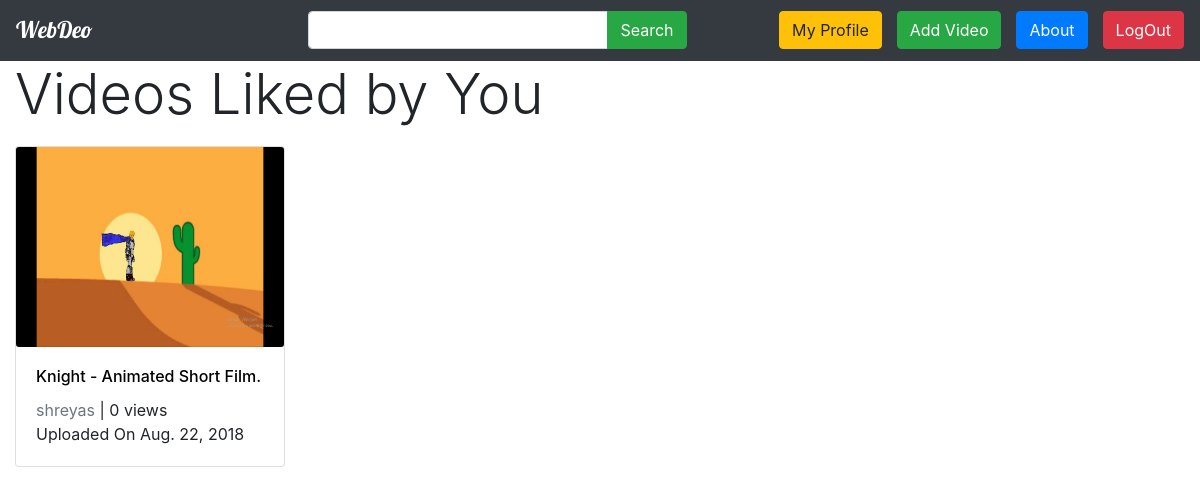
Page /liked/videos/ (signed in) on the committed database.
### videos/models.py (models this page shows, shortened)
class Like (models.Model):
    user = models.ForeignKey (User, on_delete=models.CASCADE)
    video = models.ForeignKey (Video, on_delete=models.CASCADE)
    date_time = models.DateTimeField (auto_now_add=True)

class Video (models.Model):
    thumbnail = models.ImageField (upload_to='thumbnails/', default=None)
    title = models.CharField (max_length=40)
    video = models.FileField (upload_to='videos/', validators=[FileExtensionValidator (allowed_extensions=['mp4'])])
    description = models.TextField ()
    date = models.DateField (auto_now_add=True)
    time = models.TimeField (auto_now_add=True)
    views = models.IntegerField (default=0)
    admin = models.ForeignKey (User, on_delete=models.CASCADE)

### videos/views.py (the view)
@login_required (login_url='videos:login')
def liked_videos(request):
    likes = Like.objects.filter (user=request.user)
    return render (request, 'videos/like.html', {'likes': likes})

### videos/templates/videos/like.html
{% extends "videos/base.html" %}
{% block body %}
<div class="container-fluid">
    <h3 class="display-4">Videos Liked by You</h3>
    <div class="row">
        {% for like in likes %}
            <div class="col-lg-3 col-md-4 col-sm-6">
                <a href="{% url 'videos:detail' like.video.id %}" style="text-decoration:none; color:black;">
                    <div class="card" style="margin-top:10px;">
                        <img src="{{ like.video.thumbnail.url }}" alt="video-thumbnail" class="card-img img-fluid" style="height:200px;">
                        <div class="card-body">
                            <h6 class="card-title">{{ like.video.title }}</h6>
                            <a href="{% url 'videos:profile' like.video.id %}" class="card-text text-muted" title="View Profile">{{ like.video.admin }}</a> | {{ like.video.views }} views<br>
                            Uploaded On {{ like.video.date }}
                        </div>
                    </div>
                </a>
            </div>
        {% endfor %}
    </div>
</div>
{% endblock %}

### rows in the picture
Like: video.thumbnail (picture), video "Knight - Animated Short Film.", video.admin "shreyas", video.views "0", video "Aug. 22, 2018"
